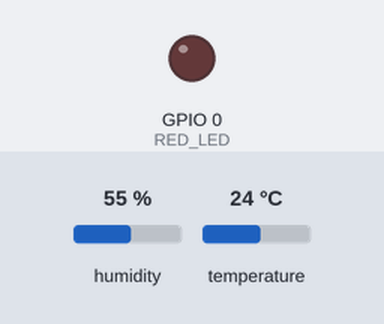
Simulated run of this sketch. Board: ESP8266 (NodeMCU). On the bench: output pins drawn as LEDs (lit = HIGH). Inputs (shaded band) come from the test bench; at power-on: humidity 55 %, temperature 24 °C. WiFi joins after 1.5 s; servers stay silent unless stated; uploads are accepted with an empty reply; what the sketch prints to the serial monitor is not drawn. At 4.0 s the program puts the board to deep sleep or switches it off; the recording ends there.

Above: at 0.0 s.
Timing chart, 0 to 4.0 s (numbered marks = the images above):
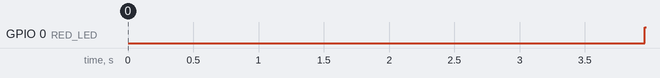

Measured:
- by itself, GPIO 0 (RED_LED): LOW → HIGH at 4.0 s

The sketch:

sketch_dec17a_measure_then_enable_radio.ino
```cpp
/* Reports temperature, humidity and Vcc voltage to a web server.
 *
 * Sequence:
 * 1) Measure temperature, humidity and Vcc voltage.
 * 2) Turn on WiFi radio and connect to AP.
 * 3) Report measurements.
 * 4) Enter deepSleep, requesting WiFi radio to be left off when restarting.
 *
 * STATUS: WAKE_RF_DISABLED is apparently broken in the current SDK I'm using,
 * 1.6.5-947-g39819f0. This means that there isn't a 'big' benefit to measuring
 * before trying to connect.
 *
 * Change Log:
 * 2015-12-17:        Put measurements before radio start.
 *                    Replace Serial.print*(...) with console.print*(INFO, ...)
 *                    so that I can control the amount of printing.
 * 2015-12-14:        Deep sleep; GPIO 16 to RST.
 * 2015-12-13 11:14:  Refactor to pull temperature & humidity measurement out, etc.
 *
 * TODO Come up with voltage divider for measuring BAT voltage, hook up to
 * an available GPIO pin; set pin to OUTPUT LOW when measuring;
 * at other times set pin to INPUT, else OUTPUT HIGH.
 *
 * TODO Determine whether the HTU21D can be powered by a GPIO OUTPUT pin set to HIGH.
 * If so, this would enable turning off the chip when in deep sleep.
 *
 * TODO Comment out most Serial.print* code to see if that affects the
 * rate of power consumption noticeably.
 *
 * TODO Maybe make measurements while connecting to WiFi, rather than before
 * or after, to make use of the time it takes to connect but during those fractions
 * of a millisecond when nothing is happening. delay(0) / yield() allow the WiFi
 * code to run.
 */

#include <ESP8266WiFi.h>
#include <Wire.h>
#include "Adafruit_HTU21DF.h"

extern "C" {
#include "user_interface.h"
}

// Enable ESP.getVcc();
// TODO Determine how to move this declaration into runtime code so that
// the decision of measuring internal Vcc or an external input can be made
// at runtime.
ADC_MODE(ADC_VCC);

#define RED_LED 0   // Red LED on Adafruit HUZZAH Feather; no pull-up resistor, LOW lights up the LED.
#define BLUE_LED 2  // Blue LED on Adafruit HUZZAH Feather; has a pull-up resistor, LOW lights up the LED.

// TODO Store params, especially password, in EEPROM instead of in code.
const char* ssid     = "stargate";
const char* password = "sarahanneyakersynge";
const char* hostAddr = "192.168.1.17";
const char* hostName = "jsdabbler-hrd.appspot.com";

const int report_interval_secs = 20; // 5 * 60;

String FormatDurationMs(unsigned long ms) {
  int seconds = ms / 1000;
  ms -= seconds * 1000;
  int minutes = seconds / 60;
  seconds -= minutes * 60;
  int hours = minutes / 60;
  minutes -= hours * 60;
  char buf[64];
  int n = snprintf(buf, 64, "%d:%02d:%02d.%03d",
      hours, minutes, seconds, ms);
  buf[n] = 0;
  return String(buf);
}

#define DEBUG 0
#define INFO 1
#define RARE 2

class LevelPrinter {
 public:
  LevelPrinter() : curr_level_(INFO) {}

  template <typename T>
  void print(byte level, T t) {
    if (level >= curr_level_) {
      Serial.print(t);
    }
  }

  template <typename T>
  void println(byte level, T t) {
    if (level >= curr_level_) {
      Serial.println(t);
    }
  }

  void println(byte level) {
    if (level >= curr_level_) {
      Serial.println();
    }
  }

 private:
  byte curr_level_;
};

LevelPrinter console;

// Use low power mode, which will reboot the ESP after the specified sleep period
// (in particular, will run this sketch from the beginning again).
void EnterDeepSleep() {
  unsigned long current_time = millis();
  console.print(INFO, "Current time: ");
  console.print(INFO, FormatDurationMs(current_time));
  console.print(INFO, "  (");
  console.print(INFO, current_time);
  console.println(INFO, ')');

  unsigned long wake_time = report_interval_secs * 1000;
  if (wake_time < current_time) {
    wake_time = current_time + 1;
  }
  unsigned long sleep_ms = wake_time - current_time;
  console.print(INFO, "Sleep time: ");
  console.print(INFO, FormatDurationMs(sleep_ms));
  console.print(INFO, "  (");
  console.print(INFO, sleep_ms);
  console.println(INFO, ')');

  // Various attempts to get red led to stop glowing dimly during deep sleep,
  // which is wasting power. It doesn't happen all the time, but often.
  pinMode(RED_LED, OUTPUT);
  digitalWrite(RED_LED, LOW);
  delay(10);
  digitalWrite(RED_LED, HIGH);
  delay(10);

  unsigned long sleep_us = sleep_ms * 1000;
  console.println(INFO, "Requesting deep sleep mode");
  ESP.deepSleep(sleep_us, WAKE_RF_DISABLED);
  // Wait a little while because the ESP8266 takes a while to enter low power mode after that call.
  while (true) {
    delay(1);
    console.print(INFO, ".");
  }
}

void ConnectToWiFi() {
  console.print(INFO, "wifi_get_opmode() -> ");
  console.println(INFO, wifi_get_opmode());
  WiFi.mode(WIFI_STA);

  console.print(INFO, "Connecting to WiFi access point ");
  console.println(INFO, ssid);
  WiFi.begin(ssid, password);

  while (WiFi.status() != WL_CONNECTED) {
    delay(500);
    console.print(INFO, ".");
  }

  console.println(INFO, "");
  console.print(INFO, "WiFi connected, local IP address: ");
  console.println(INFO, WiFi.localIP());
}

void GETtoSerial(const char* hostAddr, const char* hostName, int httpPort, const String& url) {
  if (hostAddr == nullptr) {
    hostAddr = hostName;
  } else if (hostName == nullptr) {
    hostName = hostAddr;
  }

  // Use WiFiClient class to create TCP connections
  WiFiClient client;
  console.print(INFO, "Client created, client status: ");
  console.println(INFO, client.status());

  console.print(INFO, "Connecting to http://");
  console.print(INFO, hostAddr);
  console.print(INFO, ":");
  console.print(INFO, httpPort);
  console.println(INFO, url);
  if (!client.connect(hostAddr, httpPort)) {
    console.println(INFO, "connection failed");
    return;
  }

  console.print(INFO, "Connected, client status: ");
  console.println(INFO, client.status());

  // We now create a URI for the request
  console.println(INFO, "Connected to server, sending GET request");

  // This will send the request to the server
  client.print("GET ");
  client.print(url);
  client.print(" HTTP/1.1\r\n");
  client.print(String("Host: ") + hostName + "\r\nConnection: close\r\n\r\n");
  client.flush();

  console.print(INFO, "Sent request, client status: ");
  console.println(INFO, client.status());

  // TODO Determine if this delay is necessary, or if I can just loop checking for status is still ESTABLISHED, and waiting until
  // available is true.
  delay(500);

  // Read all the lines of the reply from server and print them to Serial.
  // TODO Parse the server timestamp, and make it available for computing when we
  // should next report (e.g. if prefer to report on the hour, then try to move to reporting such that the offset is tiny).
  while(client.available()){
    String line = client.readStringUntil('\r');
    console.print(INFO, line);
  }

  console.println(INFO);
  console.print(INFO, "Status: ");
  console.println(INFO, client.status());
  console.print(INFO, "Closing connection...");
  client.stop();
  console.println(INFO, "  disconnected");
}

class Reporter {
 public:
  Reporter() {}

  void Init() {
    console.println(INFO, "Initializing HTU21D communication");

    Wire.begin(4,5);  // On Adafruit Feather HUZZAH ESP8266, pins 4 and 5 are SDA and SDC.
    if (!htu_.begin()) {
      console.println(INFO, "Couldn't find Temperature and Humidity Sensor!");
      while (1);  // TODO Come up with a better death signal/response
                  // (e.g. light up Red LED as SOS, and blue with an error code).
    }
    console.println(INFO, "Connected to Temperature and Humidity Sensor");
  }

  void Measure() {
    const int loops = 16;
    temperature_ = 0;
    humidity_ = 0;
    vcc_ = 0;
    for (int loop = 0; loop < loops; ++loop) {
      temperature_ += htu_.readTemperature();
      humidity_ += htu_.readHumidity();
      vcc_ += ESP.getVcc();
    }
    temperature_ /= loops;
    humidity_ /= loops;
    vcc_ /= loops;
    vcc_ /= 1024;  // ADC reads in units of 1/1024 volts.

    // See https://www.adafruit.com/datasheets/1899_HTU21D.pdf for
    // the source of this formula.
    compensated_ = humidity_ + (25.0 - temperature_) * 0.15;
  }

  void PrintMeasurements() {
    console.print(INFO, "Temp: "); console.print(INFO, temperature_);
    console.print(INFO, "\t\tRH(raw): "); console.print(INFO, humidity_);
    console.print(INFO, "\t\tRH(comp): "); console.print(INFO, compensated_);
    console.print(INFO, "\t\tVcc: "); console.print(INFO, vcc_);
    console.println(INFO);
  }

  void ReportMeasurements() {
    String url("/.record-data?temperature=");
    url += temperature_;
    url += "&humidity=";
    url += humidity_;
    url += "&compensated=";
    url += compensated_;
    url += "&vcc=";
    url += vcc_;
    GETtoSerial(hostAddr, hostName, 8080, url);
  }

 private:
  float temperature_;  // Degrees C
  float humidity_;     // Percent Relative Humidity
  float compensated_;  // Percent Relative Humidity (temperature adjusted).
  float vcc_;
  Adafruit_HTU21DF htu_;
};

Reporter reporter;

void measureAndReport() {
  reporter.Measure();
  reporter.PrintMeasurements();
  reporter.ReportMeasurements();
}

void setup() {
  unsigned long start_time = millis();
  unsigned long end_time;
  Serial.begin(115200);
  pinMode(RED_LED, INPUT);
  pinMode(BLUE_LED, INPUT);

  // Give serial a bit of time (not sure if needed).
//  delay(100);
  console.println(INFO);
  console.print(INFO, "Start time: ");
  console.println(INFO, start_time);

  // Connect to HTU21D-F Temperature and Humidity Sensor.
  start_time = millis();
  reporter.Init();
  end_time = millis();
  console.print(INFO, "reporter.Init() took: ");
  console.println(INFO, end_time - start_time);

  // Measure.
  start_time = millis();
  reporter.Measure();
  end_time = millis();
  console.print(INFO, "reporter.Measure() took: ");
  console.println(INFO, end_time - start_time);
  reporter.PrintMeasurements();

  // Connect to wi-fi base station.
  start_time = millis();
  ConnectToWiFi();
  end_time = millis();
  console.print(INFO, "ConnectToWiFi() took: ");
  console.println(INFO, end_time - start_time);

  start_time = end_time;
  reporter.ReportMeasurements();
  end_time = millis();
  console.print(INFO, "ReportMeasurements() took: ");
  console.println(INFO, end_time - start_time);

  EnterDeepSleep();
}

void loop() {
  console.println(RARE, "SHOULD NOT REACH LOOP!");
}
```
